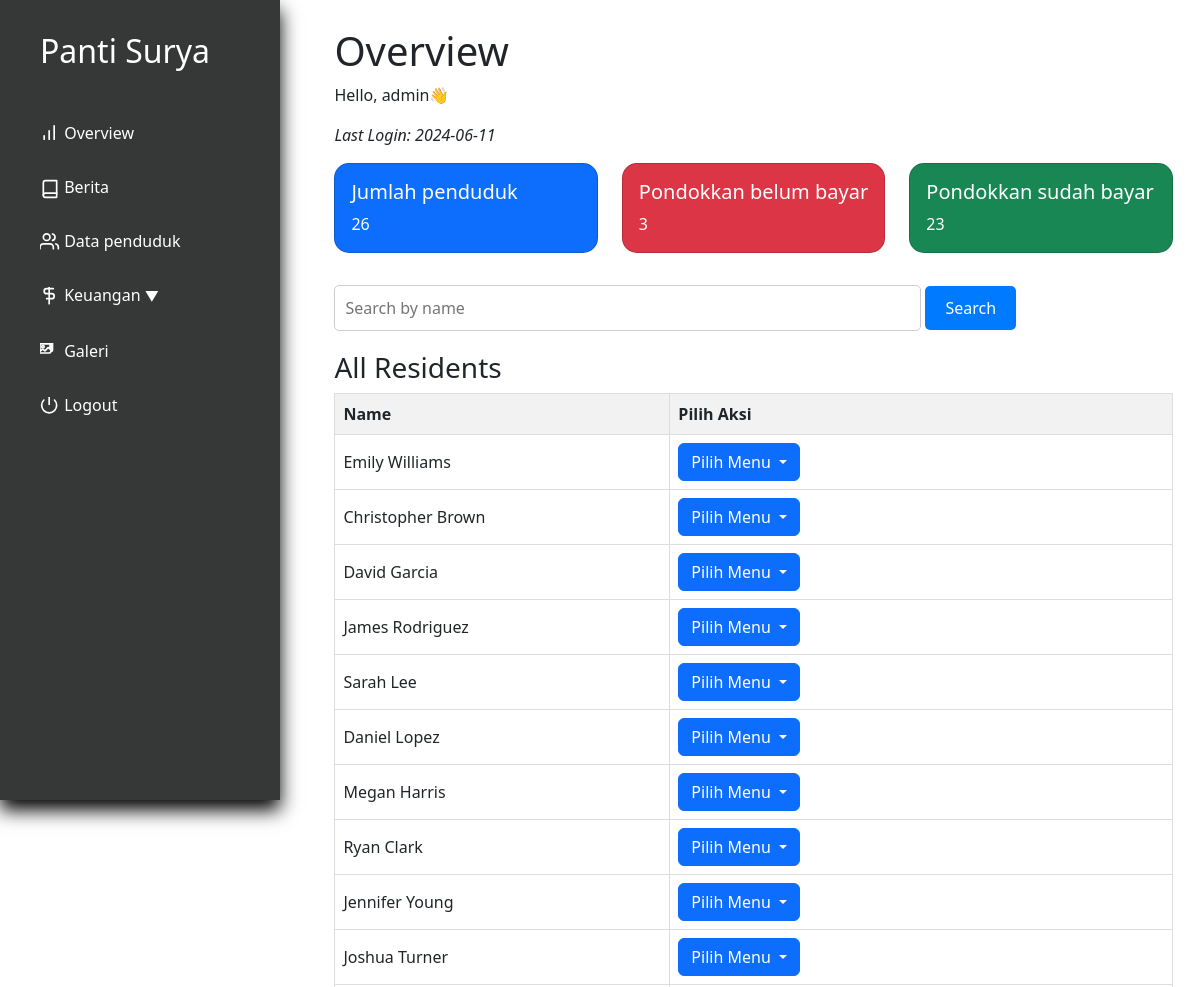
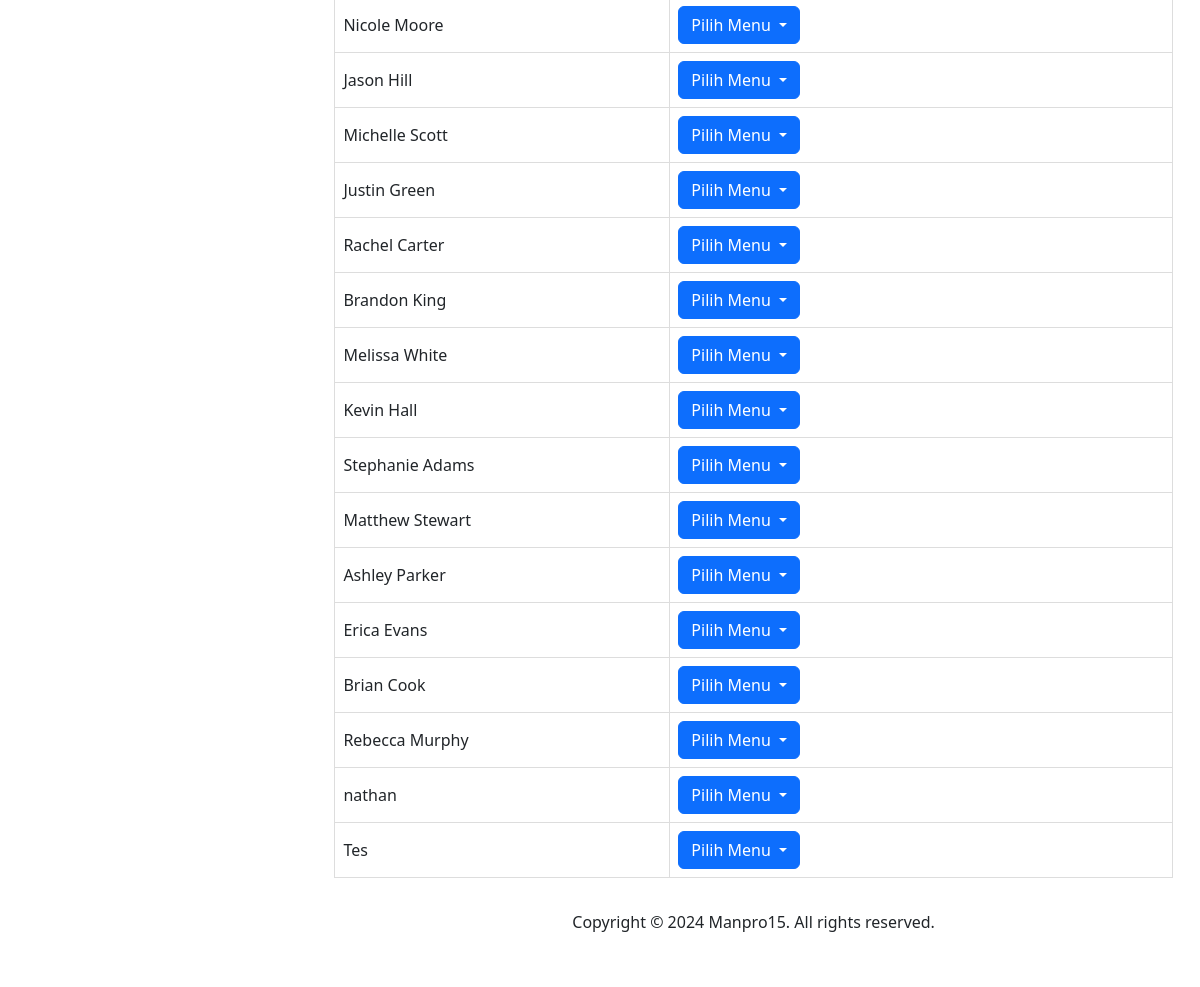
The app's page /index.php (signed in), older data (2 pictures, top to bottom).
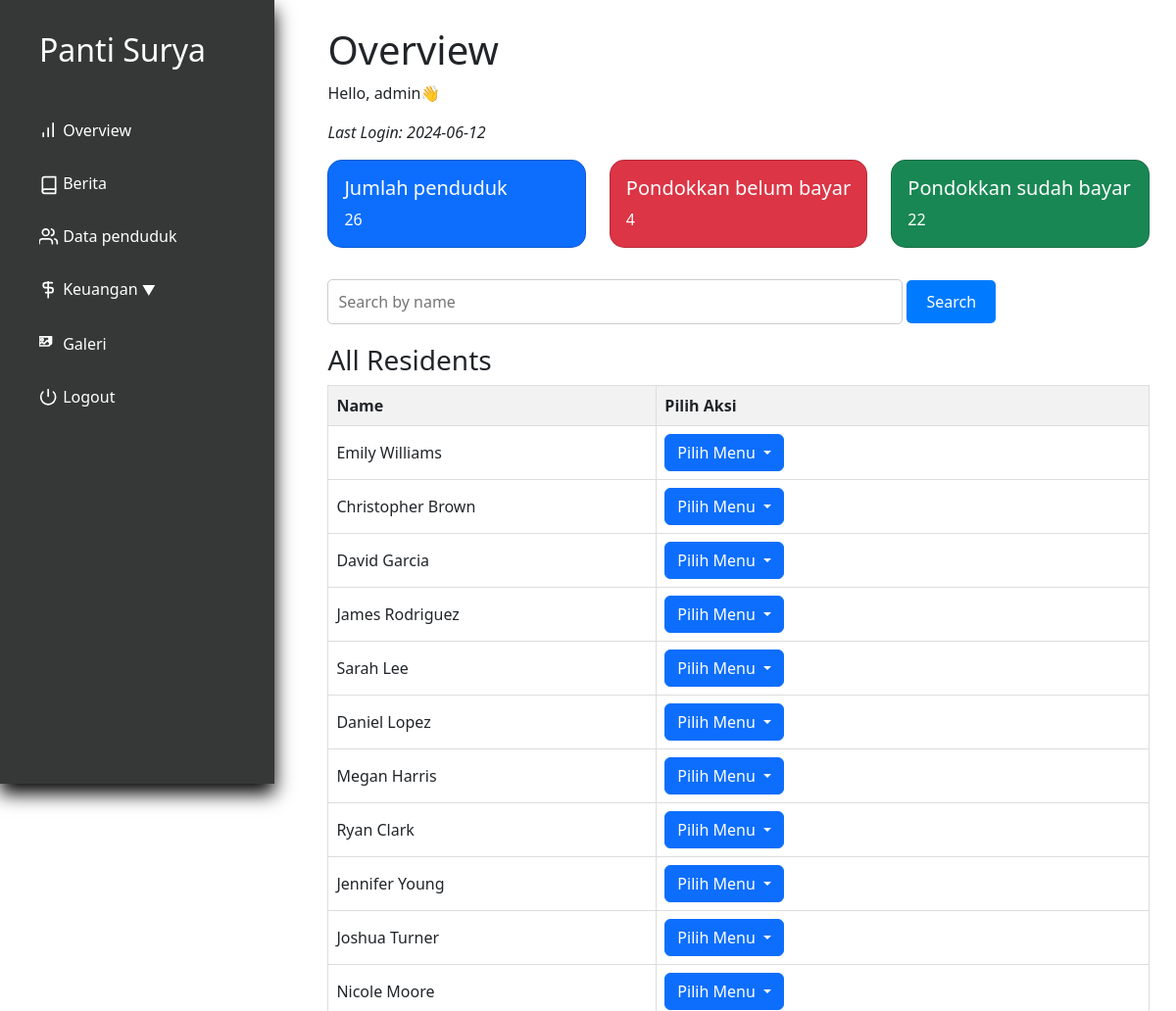
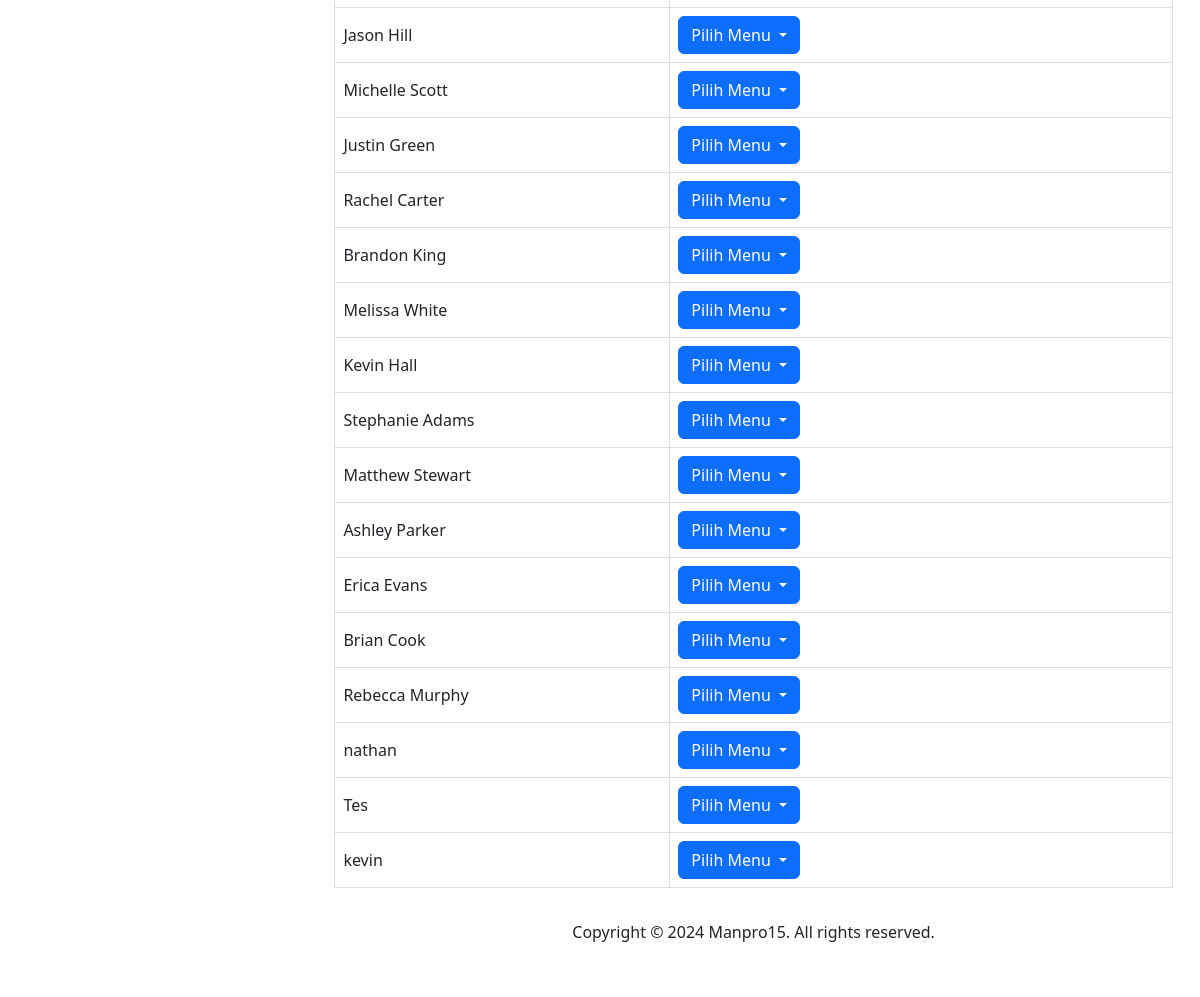
The same page, newer data (2 pictures, top to bottom).
### tables this page shows
CREATE TABLE `penduduk` (
  `id` int(11) NOT NULL,
  `nama` varchar(250) NOT NULL,
  `alamat` varchar(100) NOT NULL,
  `tanggal_masuk` date DEFAULT NULL,
  `keuangan_pondokkan` int(11) NOT NULL,
  `keuangan_tabungan` int(11) NOT NULL,
  `keuangan_obat` int(11) NOT NULL,
  `keuangan_total` int(11) NOT NULL,
  `profile_picture` varchar(100) NOT NULL,
  `KTP` longblob NOT NULL,
  `KK` longblob NOT NULL,
  `BPJS` longblob NOT NULL,
  `deposit` int(11) DEFAULT NULL,
  `status` tinyint(1) NOT NULL DEFAULT 0,
  `tempat_lahir` varchar(100) NOT NULL DEFAULT '',
  `agama` varchar(15) NOT NULL DEFAULT ' ',
  `tanggal_lahir` date DEFAULT NULL
);

### utils.php (called while the page is built, shortened)
<?php
class myDB
{
    private $host = "localhost";
    private $username = "root";
    private $password = "";
    private $database = "pantisurya";
    private $db;
    function __construct()
    {
        if ($this->db == null) {
            try {
                $this->db = new PDO("mysql:host=$this->host;dbname=$this->database", $this->username, $this->password);
                $this->db->setAttribute(PDO::ATTR_ERRMODE, PDO::ERRMODE_EXCEPTION);
            } catch (PDOException $e) {
                echo "Connection failed: " . $e->getMessage();
            }
        }
    }
    public function prepare($query)
    {
        return $this->db->prepare($query);
    }
    function getCountPenduduk(){
        $query = "SELECT COUNT(*) AS total_residents FROM penduduk WHERE status=0";
        $res = $this->db->prepare($query);
        $res->execute();
        $total_residents = $res->fetch(PDO::FETCH_ASSOC)['total_residents'];
        return $total_residents;
    }
    function getCountUnpaidPondokan(){
        $query = "SELECT penduduk_id, SUM(tagihan) AS unpaid FROM data_pondokkan WHERE status=0 GROUP BY penduduk_id";
        $stmt = $this->db->prepare($query);
        $stmt->execute();
        return count($stmt->fetchAll(PDO::FETCH_ASSOC));
    }
}

### index.php (the view, shortened to what this page needs)
<?php
require "utils.php";
$db = new myDB();
$total_residents = $db->getCountPenduduk();
$total_unpaid = $db->getCountUnpaidPondokan();
$stmt_all_residents = $db->prepare("SELECT * FROM penduduk");
$stmt_all_residents->execute();
$residents = $stmt_all_residents->fetchAll(PDO::FETCH_ASSOC);
?>
<!DOCTYPE html>
<html lang="en">
<head>
    <?php include "layout/stylejquerynbs5.php" ?>
    <link rel="stylesheet" href="layout/indexstyle.css">
</head>
<body>
    <div class="app">
        <div class="dashboard">
            <?php include 'nav.php'?>
            <div class="main">
                <div class="pad">
                    <h1>Overview</h1>
                    <p>Hello, <?php echo isset($_SESSION["username"]) ? $_SESSION["username"] : 'N/A'; ?>👋</p>
                    <p style="font-style: italic;">Last Login: <?php echo isset($_SESSION["last_access"]) ? $_SESSION["last_access"] : 'N/A'; ?></p>
                    <div class="overview-info row justify-content-between">
                        <div class="col">
                            <div class="card text-bg-primary">
                                <div class="row g-0">
                                    <div class="col">
                                        <div class="card-body">
                                            <h5 class="card-title">Jumlah penduduk</h5>
                                            <p class="card-text"><?php echo $total_residents ?></p>
                                        </div>
                                    </div>
                                </div>
                            </div>
                        </div>
                        <div class="col">
                            <div class="card text-bg-danger">
                                <div class="row g-0">
                                    <div class="col">
                                        <div class="card-body">
                                            <h5 class="card-title">Pondokkan belum bayar</h5>
                                            <p class="card-text"><?php echo $total_unpaid ?></p>
                                        </div>
                                    </div>
                                </div>
                            </div>
                        </div>
                        <div class="col">
                            <div class="card text-bg-success">
                                <div class="row g-0">
                                    <div class="col">
                                        <div class="card-body">
                                            <h5 class="card-title">Pondokkan sudah bayar</h5>
                                            <p class="card-text"><?php echo (int)$total_residents-$total_unpaid ?></p>
                                        </div>
                                    </div>
                                </div>
                            </div>
                        </div>
                    </div>
                    <div class="search-bar">
                        <form method="POST">
                            <input type="text" name="search" placeholder="Search by name" class="search-input">
                            <button type="submit" class="search-button">Search</button>
                        </form>
                    </div>
                    <div class="residents-table">
                        <h3>All Residents</h3>
                        <table class="resident-table">
                            <thead>
                                <tr>
                                    <th scope="col">Name</th>
                                    <th scope="col" colspan="2" style="width: 60%;">Pilih Aksi </th>
                                </tr>
                            </thead>
                            <tbody>
                                <?php
                                foreach($residents as $resident){
                                    echo
                                    '
                                    <tr>
                                    <td>'. $resident["nama"] .'</td>
                                    <td>
                                        <div class="dropdown">
                                        <button class="btn btn-primary dropdown-toggle" type="button" data-bs-toggle="dropdown" aria-expanded="false">
                                            Pilih Menu
                                        </button>
                                        <ul class="dropdown-menu">
                                            <li><a class="dropdown-item" href="laporanobat.php?id='.$resident["id"].'">Lihat pengobatan</a></li>
                                            <li><a class="dropdown-item" href="laporanTabungan.php?id='.$resident["id"].'">Lihat tabungan</a></li>
                                            <li><a class="dropdown-item" href="laporanPondokkan.php?id='.$resident["id"].'">Lihat pondokkan</a></li>
                                        </ul>
                                        </div>
                                    </td>
                                    </tr>
                                    ';
                                }
                                ?>
                            </tbody>
                        </table>
                    </div>
                    <?php include 'footer.php'?>
                </div>
            </div>
        </div>
    </div>
</body>
</html>

### layout/stylejquerynbs5.php (shortened to what this page needs)
<link href="https://cdn.jsdelivr.net/npm/bootstrap@5.3.3/dist/css/bootstrap.min.css" rel="stylesheet">
<link rel="stylesheet" href="layout/indexstyle.css">

### nav.php (shortened to what this page needs)
<div class="holder flex-col">
    <div class="content flex-col">
        <div class="logo">
            <h2 style="color: white;">Panti Surya</h2>
        </div>
        <nav class="nav">
            <a type="button" href="index.php">
                Overview
            </a>
            <a type="button" href="databerita.php">
                Berita
            </a>
            <a type="button" href="penduduk.php">
                Data penduduk
            </a>
            <div class="dropdown">
                <a type="button" href="#" class="dropbtn" onclick="toggleSubMenu()">
                    Keuangan
                    <span style="font-size: 14px; vertical-align: middle;">&#9660;</span>
                </a>
            </div>
            <a type="button" href="galeri.php">
                Galeri
            </a>
            <a type="button" onclick="return confirm('Yakin keluar?')" href="logout.php">
                <svg xmlns="http://www.w3.org/2000/svg" width="20" height="20" viewBox="3 3 20 24" fill="none" stroke="currentColor" stroke-width="2" stroke-linecap="round" stroke-linejoin="round" class="feather feather-power"><path d="M18.36 6.64a9 9 0 1 1-12.73 0"></path><line x1="12" y1="2" x2="12" y2="12"></line></svg> Logout
            </a>
        </nav>
    </div>
</div>
<div class="filler"></div>

### footer.php
<footer>
    <div class="container text-center" style="padding-top: 2rem;padding-bottom: 10px; margin:0; background-color:white;">
        <p>Copyright &copy; 2024 Manpro15. All rights reserved.</p>
    </div>
</footer>

### layout/indexstyle.css (style rules this page uses)
:root { --side-nav-width: 280px; }
* { box-sizing: border-box; margin: 0; padding: 0; }
.pad { padding: 1.7rem; }
.dashboard { display: flex; flex-direction: row; gap: 1.7rem; }
.flex-col { display: flex; flex-direction: column; }
.holder { width: var(--side-nav-width); height: 100vh; box-shadow: 0 10px 18px rgba(0,0,0,1); position: fixed; padding: 0 1rem; background-color: #363737; }
.content { padding: 1rem 0.5rem; gap: 1rem; background-color: #363737; }
.logo { padding: 0 1rem; word-wrap: break-word; }
.nav { padding: 0.5rem; gap: 0.5rem; display: flex; flex-direction: column; justify-content: center; }
.nav a { display: block; padding: 0.5rem 0.5rem; border-radius: 10px; line-height: 30px; font-size: 16px; text-decoration: none; transition: all 0.5s ease; color: white; }
.main { flex: 1; min-height: 100vh; }
.filler { width: var(--side-nav-width); }
.content { display: flex; }
.logo h2 { margin-top: 1rem; margin-bottom: 1rem; }

### index.php (style rules this page uses)
.search-bar { margin-bottom: 20px; }
.search-input { width: 70%; padding: 10px; border-radius: 5px; border: 1px solid #ccc; }
.search-button { padding: 10px 20px; border-radius: 5px; background-color: #007bff; color: #fff; border: none; cursor: pointer; }
.resident-table { width: 100%; border-collapse: collapse; }
.resident-table th, .resident-table td { border: 1px solid #ddd; padding: 8px; text-align: left; }
.resident-table th { background-color: #f2f2f2; }
.overview-info { margin-bottom: 2rem; }
.card { border-radius: 15px; }

Row changes from the older to the newer data that the page shows:
added penduduk: nama "kevin"
Text that changed along with them:
$_SESSION["last_access"]: "2024-06-11" → "2024-06-12"
$total_unpaid: "3" → "4"
text no longer shown: "23"
text now shown: "22"
